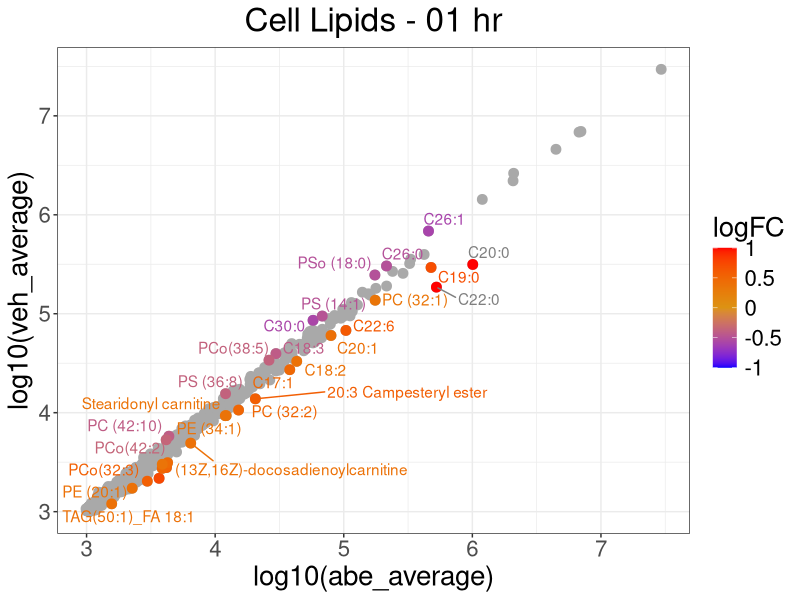
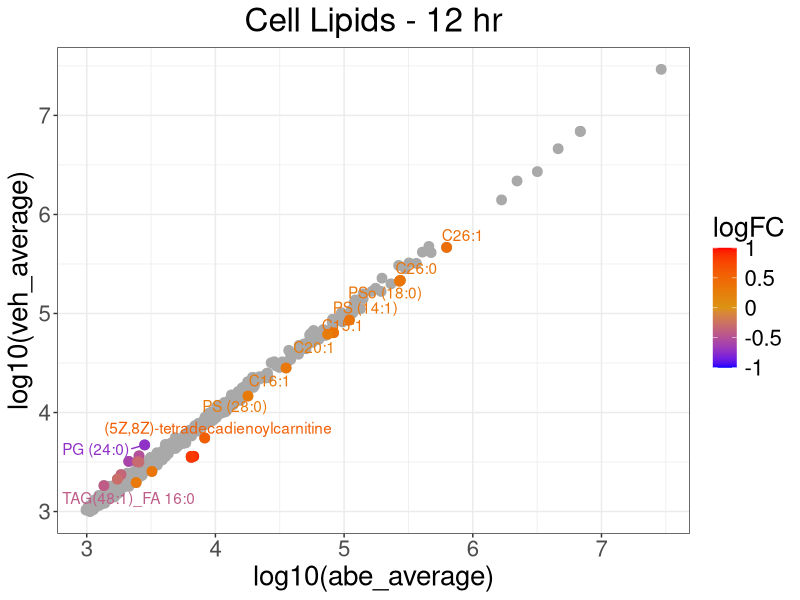
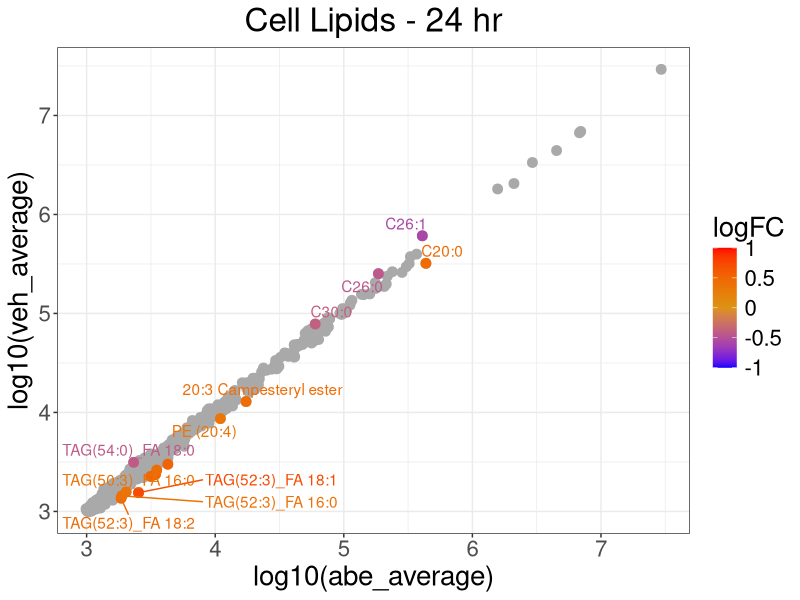
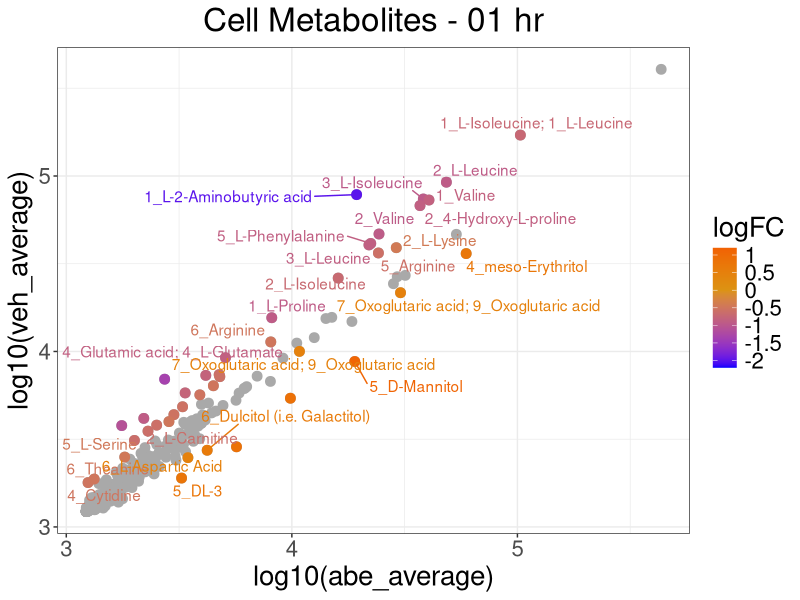
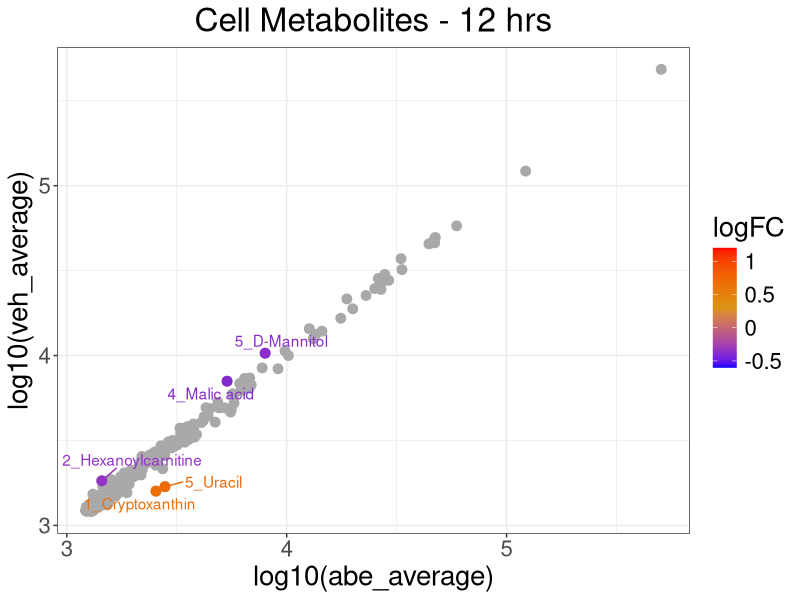
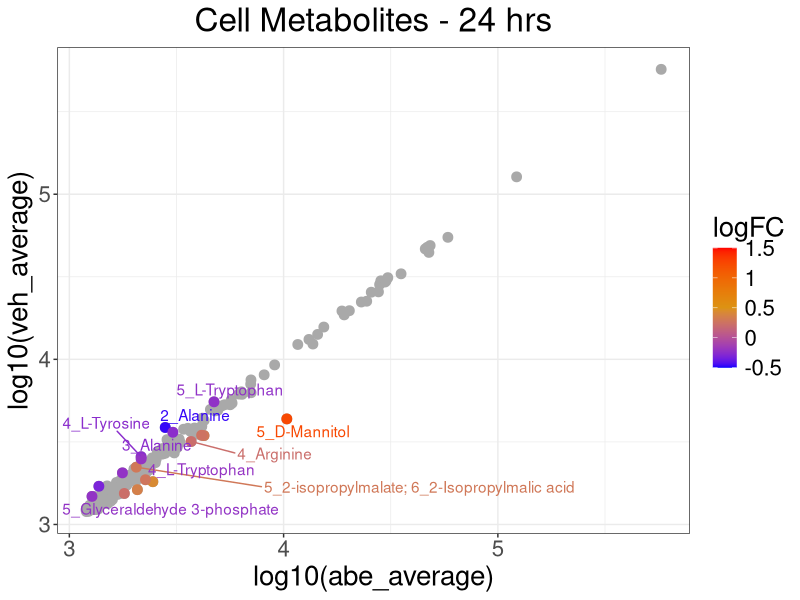
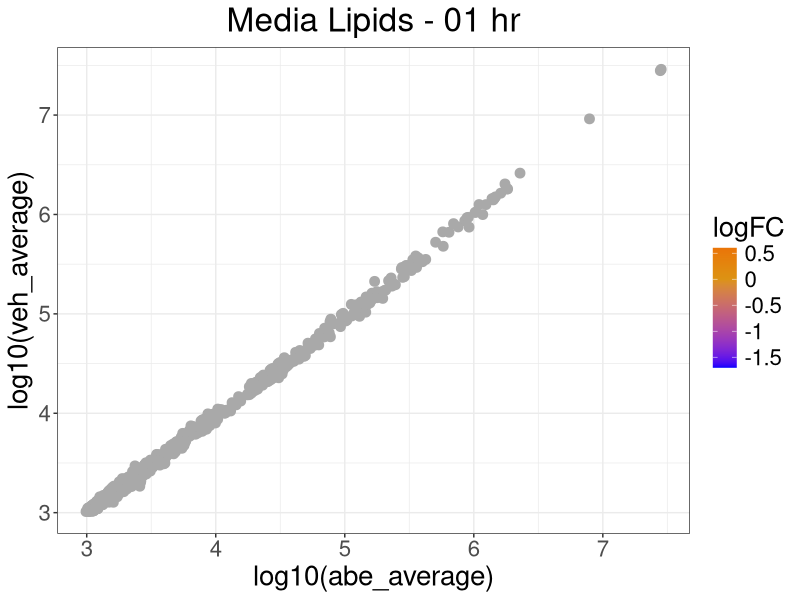
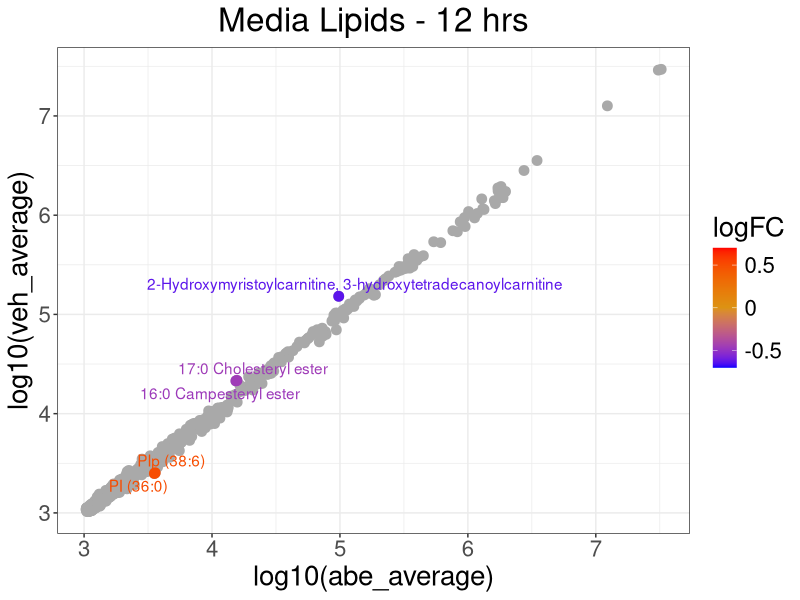

These charts were generated, in order, by the following R code:
library(ggplot2)
library(ggrepel)
library(tidyverse)

cl_01 <- read.csv(file = 'cl_01h_full.csv')
cl_12 <- read.csv(file = 'cl_12h_full.csv')
cl_24 <- read.csv(file = 'cl_24h_full.csv')

cm_01 <- read.csv(file = 'cm_01h_full.csv')
cm_12 <- read.csv(file = 'cm_12h_full.csv')
cm_24 <- read.csv(file = 'cm_24h_full.csv')

ml_01 <- read.csv(file = 'ml_01h_full.csv')
ml_12 <- read.csv(file = 'ml_12h_full.csv')
ml_24 <- read.csv(file = 'ml_24h_full.csv')

mm_01 <- read.csv(file = 'mm_01h_full.csv')
mm_12 <- read.csv(file = 'mm_12h_full.csv')
mm_24 <- read.csv(file = 'mm_24h_full.csv')

###
### Which range of log FC should be used for the gradient?
###

###cl_01

cl_01_sig_p <- filter(cl_01, cl_01$FDR<0.1)

##Log10 scale
mid<-0
high <- filter(cl_01_sig_p, cl_01_sig_p$logFC>1)
low <- filter(cl_01_sig_p, -1 > cl_01_sig_p$logFC)
mid1 <- filter(cl_01_sig_p, 1 > cl_01_sig_p$logFC & cl_01_sig_p$logFC >= -1 )
cl_01 %>%
  ggplot(aes(x=log10(abe_average),y=log10(veh_average), color=logFC)) + 
  geom_point(alpha=1, color="darkgrey", size = 3) +
  
  geom_point(data=mid1, 
             aes(x=log10(abe_average),y=log10(veh_average)),
             size=3) + scale_color_gradient2(midpoint=mid, low="blue",mid="#DC9313",
                                             high="red", space ="Lab", limits = c(-1, 1), 
                                             breaks=c( -1, -0.5, 0, 0.5, 1),
                                             labels = c(-1, -0.5, 0, 0.5, 1))+
  geom_point(data=high, alpha=1, color="red", size = 3) +
  geom_point(data=low, alpha=1, color="blue", size = 3) +
  theme_bw()+
  ggtitle("Cell Lipids - 01 hr") +
  theme(text = element_text(size = 20))+
  theme(plot.title = element_text(hjust = 0.5))+
  ggrepel::geom_text_repel(data = cl_01_sig_p, aes(label = lipid))

###cl_12

cl_12_sig_p <- filter(cl_12, cl_12$FDR<0.1)

##Log10 scale
mid<-0
high <- filter(cl_12_sig_p, cl_12_sig_p$logFC>1)
low <- filter(cl_12_sig_p, -1 > cl_12_sig_p$logFC)
mid1 <- filter(cl_12_sig_p, 1 > cl_12_sig_p$logFC & cl_12_sig_p$logFC >= -1 )
cl_12 %>%
  ggplot(aes(x=log10(abe_average),y=log10(veh_average), color=logFC)) + 
  geom_point(alpha=1, color="darkgrey", size = 3) +
  
  geom_point(data=mid1, 
             aes(x=log10(abe_average),y=log10(veh_average)),
             size=3) + scale_color_gradient2(midpoint=mid, low="blue",mid="#DC9313",
                                             high="red", space ="Lab", limits = c(-1, 1), 
                                             breaks=c( -1, -0.5, 0, 0.5, 1),
                                             labels = c(-1, -0.5, 0, 0.5, 1))+
  geom_point(data=high, alpha=1, color="red", size = 3) +
  geom_point(data=low, alpha=1, color="blue", size = 3) +
  theme_bw()+
  ggtitle("Cell Lipids - 12 hr") +
  theme(text = element_text(size = 20))+
  theme(plot.title = element_text(hjust = 0.5))+
  ggrepel::geom_text_repel(data = cl_12_sig_p, aes(label = lipid))


###cl_24

cl_24_sig_p <- filter(cl_24, cl_24$FDR<0.1)

##Log10 scale
mid<-0
high <- filter(cl_24_sig_p, cl_24_sig_p$logFC>1)
low <- filter(cl_24_sig_p, -1 > cl_24_sig_p$logFC)
mid1 <- filter(cl_24_sig_p, 1 > cl_24_sig_p$logFC & cl_24_sig_p$logFC >= -1 )
cl_24 %>%
  ggplot(aes(x=log10(abe_average),y=log10(veh_average), color=logFC)) + 
  geom_point(alpha=1, color="darkgrey", size = 3) +
  
  geom_point(data=mid1, 
             aes(x=log10(abe_average),y=log10(veh_average)),
             size=3) + scale_color_gradient2(midpoint=mid, low="blue",mid="#DC9313",
                                             high="red", space ="Lab", limits = c(-1, 1), 
                                             breaks=c( -1, -0.5, 0, 0.5, 1),
                                             labels = c(-1, -0.5, 0, 0.5, 1))+
  geom_point(data=high, alpha=1, color="red", size = 3) +
  geom_point(data=low, alpha=1, color="blue", size = 3) +
  theme_bw()+
  ggtitle("Cell Lipids - 24 hr") +
  theme(text = element_text(size = 20))+
  theme(plot.title = element_text(hjust = 0.5))+
  ggrepel::geom_text_repel(data = cl_24_sig_p, aes(label = lipid))

###cm_01

cm_01_sig_p <- filter(cm_01, cm_01$FDR<0.1)

##Log10 scale
mid<-0
cm_01 %>%
  ggplot(aes(x=log10(abe_average),y=log10(veh_average), color=logFC)) + 
  geom_point(alpha=1, color="darkgrey", size = 3) +
  
  geom_point(data=cm_01_sig_p, 
             aes(x=log10(abe_average),y=log10(veh_average)),
             size=3) + scale_color_gradient2(midpoint=mid, low="blue",mid="#DC9313",
                                             high="red", space ="Lab", limits = c(-2.2, 1.2), 
                                             breaks=c(-2, -1.5, -1, -0.5, 0, 0.5, 1),
                                             labels = c(-2, -1.5, -1, -0.5, 0, 0.5, 1))+
  theme_bw()+
  ggtitle("Cell Metabolites - 01 hr") +
  theme(text = element_text(size = 20))+
  theme(plot.title = element_text(hjust = 0.5))+
  ggrepel::geom_text_repel(data = cm_01_sig_p, aes(label = lipid)) 

###cm_12

cm_12_sig_p <- filter(cm_12, cm_12$FDR<0.1)

##Log10 scale
mid<-0.3
cm_12 %>%
  ggplot(aes(x=log10(abe_average),y=log10(veh_average), color=logFC)) + 
  geom_point(alpha=1, color="darkgrey", size = 3) +
  
  geom_point(data=cm_12_sig_p, 
             aes(x=log10(abe_average),y=log10(veh_average)),
             size=3) + scale_color_gradient2(midpoint=mid, low="blue",mid="#DC9313",
                                             high="red", space ="Lab", limits = c(-0.6, 1.2), 
                                             breaks=c(-0.5, 0, 0.5, 1),
                                             labels = c(-0.5, 0, 0.5, 1))+
  theme_bw()+
  ggtitle("Cell Metabolites - 12 hrs") +
  theme(text = element_text(size = 20))+
  theme(plot.title = element_text(hjust = 0.5))+
  ggrepel::geom_text_repel(data = cm_12_sig_p, aes(label = lipid)) 


###cm_24

cm_24_sig_p <- filter(cm_24, cm_24$FDR<0.1)

##Log10 scale
mid<-0.5
cm_24 %>%
  ggplot(aes(x=log10(abe_average),y=log10(veh_average), color=logFC)) + 
  geom_point(alpha=1, color="darkgrey", size = 3) +
  
  geom_point(data=cm_24_sig_p, 
             aes(x=log10(abe_average),y=log10(veh_average)),
             size=3) + scale_color_gradient2(midpoint=mid, low="blue",mid="#DC9313",
                                             high="red", space ="Lab", limits = c(-0.5, 1.5), 
                                             breaks=c(-0.5, 0, 0.5, 1, 1.5),
                                             labels = c(-0.5, 0, 0.5, 1, 1.5))+
  theme_bw()+
  ggtitle("Cell Metabolites - 24 hrs") +
  theme(text = element_text(size = 20))+
  theme(plot.title = element_text(hjust = 0.5))+
  ggrepel::geom_text_repel(data = cm_24_sig_p, aes(label = lipid)) 


###ml_01

ml_01_sig_p <- filter(ml_01, ml_01$FDR<0.1)

##Log10 scale
mid<-0
ml_01 %>%
  ggplot(aes(x=log10(abe_average),y=log10(veh_average), color=logFC)) + 
  geom_point(alpha=1, color="darkgrey", size = 3) +
  
  geom_point(data=ml_01_sig_p, 
             aes(x=log10(abe_average),y=log10(veh_average)),
             size=3) + scale_color_gradient2(midpoint=mid, low="blue",mid="#DC9313",
                                             high="red", space ="Lab", limits = c(-1.7, 0.6), 
                                             breaks=c(-1.5, -1, -0.5, 0, 0.5),
                                             labels = c(-1.5, -1, -0.5, 0, 0.5))+
  theme_bw()+
  ggtitle("Media Lipids - 01 hr") +
  theme(text = element_text(size = 20))+
  theme(plot.title = element_text(hjust = 0.5))+
  ggrepel::geom_text_repel(data = ml_01_sig_p, aes(label = lipid)) 


###ml_12

ml_12_sig_p <- filter(ml_12, ml_12$FDR<0.1)

##Log10 scale
mid<-0
ml_12 %>%
  ggplot(aes(x=log10(abe_average),y=log10(veh_average), color=logFC)) + 
  geom_point(alpha=1, color="darkgrey", size = 3) +
  
  geom_point(data=ml_12_sig_p, 
             aes(x=log10(abe_average),y=log10(veh_average)),
             size=3) + scale_color_gradient2(midpoint=mid, low="blue",mid="#DC9313",
                                             high="red", space ="Lab", limits = c(-0.7, 0.7), 
                                             breaks=c(-0.5, 0, 0.5),
                                             labels = c(-0.5, 0, 0.5))+
  theme_bw()+
  ggtitle("Media Lipids - 12 hrs") +
  theme(text = element_text(size = 20))+
  theme(plot.title = element_text(hjust = 0.5))+
  ggrepel::geom_text_repel(data = ml_12_sig_p, aes(label = lipid)) 


###ml_24

ml_24_sig_p <- filter(ml_24, ml_24$FDR<0.1)

##Log10 scale
mid<-0
ml_24 %>%
  ggplot(aes(x=log10(abe_average),y=log10(veh_average), color=logFC)) + 
  geom_point(alpha=1, color="darkgrey", size = 3) +
  
  geom_point(data=ml_24_sig_p, 
             aes(x=log10(abe_average),y=log10(veh_average)),
             size=3) + scale_color_gradient2(midpoint=mid, low="blue",mid="#DC9313",
                                             high="red", space ="Lab", limits = c(-1, 1), 
                                             breaks=c(-1, 0, 1),
                                             labels = c(-1, 0, 1))+
  theme_bw()+
  ggtitle("Media Lipids - 24 hr") +
  theme(text = element_text(size = 20))+
  theme(plot.title = element_text(hjust = 0.5))+
  ggrepel::geom_text_repel(data = ml_24_sig_p, aes(label = lipid))

###mm_01

mm_01_sig_p <- filter(mm_01, mm_01$FDR<0.1)

##Log10 scale
mid<- -2.5
mm_01 %>%
  ggplot(aes(x=log10(abe_average),y=log10(veh_average), color=logFC)) + 
  geom_point(alpha=1, color="darkgrey", size = 3) +
  
  geom_point(data=mm_01_sig_p, 
             aes(x=log10(abe_average),y=log10(veh_average)),
             size=3) + scale_color_gradient2(midpoint=mid, low="blue",mid="#DC9313",
                                             high="red", space ="Lab", limits = c(-5, 0), 
                                             breaks=c(-5, -2.5, 0),
                                             labels = c(-5, -2.5, 0))+
  theme_bw()+
  ggtitle("Media Metabolites - 01 hr") +
  theme(text = element_text(size = 20))+
  theme(plot.title = element_text(hjust = 0.5))+
  ggrepel::geom_text_repel(data = mm_01_sig_p, aes(label = lipid))


###mm_12

mm_12_sig_p <- filter(mm_12, mm_12$FDR<0.1)

##Log10 scale
mid<-0.5
mm_12 %>%
  ggplot(aes(x=log10(abe_average),y=log10(veh_average), color=logFC)) + 
  geom_point(alpha=1, color="darkgrey", size = 3) +
  
  geom_point(data=mm_12_sig_p, 
             aes(x=log10(abe_average),y=log10(veh_average)),
             size=3) + scale_color_gradient2(midpoint=mid, low="blue",mid="#DC9313",
                                             high="red", space ="Lab", limits = c(-0.5, 1.5), 
                                             breaks=c(-0.5, 0, 0.5, 1, 1.5),
                                             labels = c(-0.5, 0, 0.5, 1, 1.5))+
  theme_bw()+
  ggtitle("Media Metabolites - 12 hrs") +
  theme(text = element_text(size = 20))+
  theme(plot.title = element_text(hjust = 0.5))+
  ggrepel::geom_text_repel(data = mm_12_sig_p, aes(label = lipid))


###mm_24

mm_24_sig_p <- filter(mm_24, mm_24$FDR<0.1)

##Log10 scale
mid<-0.5
mm_24 %>%
  ggplot(aes(x=log10(abe_average),y=log10(veh_average), color=logFC)) + 
  geom_point(alpha=1, color="darkgrey", size = 3) +
  
  geom_point(data=mm_24_sig_p, 
             aes(x=log10(abe_average),y=log10(veh_average)),
             size=3) + scale_color_gradient2(midpoint=mid, low="blue",mid="#DC9313",
                                             high="red", space ="Lab", limits = c(-0.5, 1.5), 
                                             breaks=c(-0.5, 0, 0.5, 1, 1.5),
                                             labels = c(-0.5, 0, 0.5, 1, 1.5))+
  theme_bw()+
  ggtitle("Media Metabolites - 24 hrs") +
  theme(text = element_text(size = 20))+
  theme(plot.title = element_text(hjust = 0.5))+
  ggrepel::geom_text_repel(data = mm_24_sig_p, aes(label = lipid))